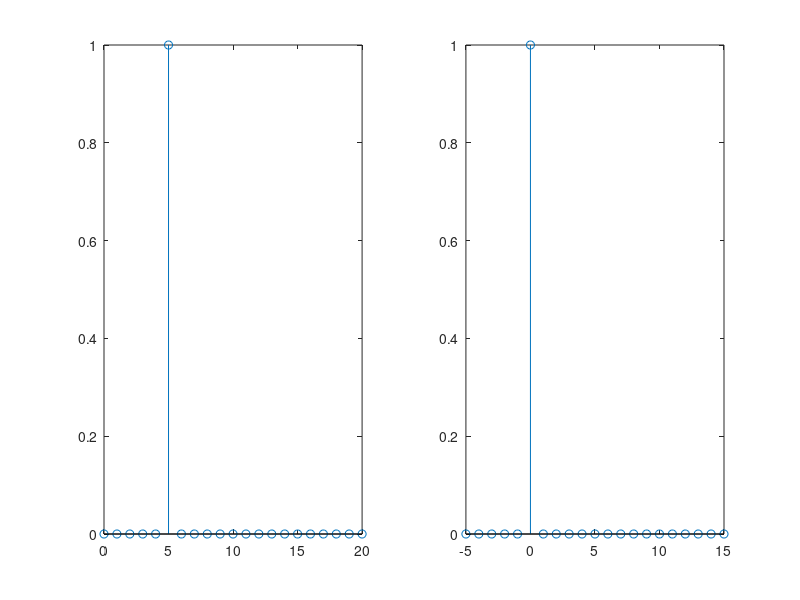

The MATLAB source for this figure:
%reprezentare functia stem pentru vectorul z, subpunct a)
z=zeros(1,21);
z(6)=1;
n=0:20;
m=-5:15;
figure(1);
%minifereastra 1, corespunzatoare n
subplot(1,2,1),stem(n,z)
%minifereastra 2, corespunzatoare m
subplot(1,2,2),stem(m,z)